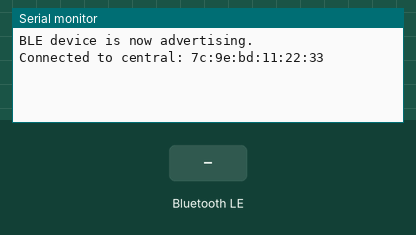
The sketch below on a simulated Arduino Nano 33 IoT. On the bench: the last lines printed to the serial monitor. The inputs (shaded band) are chosen by the test bench. Nothing arrives over Bluetooth unless stated; a phone connects over Bluetooth LE 3 s after start.

Above: at 3.8 s.
3.9 s: Bluetooth LE write "1" received
At 4.8 s:
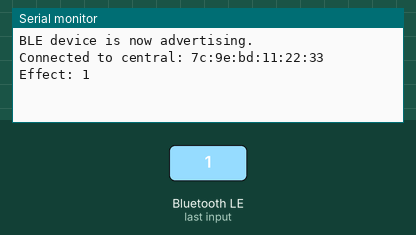
5.4 s: Bluetooth LE write "0" received
At 5.9 s:
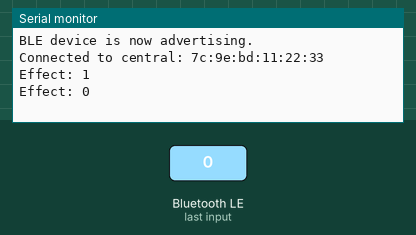

Measured:
- after the input at 3.9 s, the serial monitor: prints a new line at once (image 1)
- after the input at 5.4 s, the serial monitor: prints a new line at once (image 2)

The sketch:

V1_arduinoCode_workingApp.ino
```cpp
/*
  GDG Arduino LED Strip Tree Controller

  This sketch uses the ArduinoBLE library to create a Bluetooth Low Energy (BLE) device
  that controls LED effects through BLE characteristics for color and effect, with outputs printed to the serial monitor only when new RGB values are set.

  Author: Leonardo Cavagnis
*/

#include <ArduinoBLE.h>

#define OFF_EFFECT      0
#define STEADY_EFFECT   1
#define BLINK_EFFECT    2
#define ALTBLINK_EFFECT 3
#define GDG_EFFECT      4

BLEService            ledService                  ("1e03ce00-b8bc-4152-85e2-f096236d2833");
BLECharacteristic     ledColorCharacteristic      ("1e03ce01-b8bc-4152-85e2-f096236d2833", BLERead | BLEWrite, 3);
BLEByteCharacteristic ledEffectCharacteristic     ("1e03ce02-b8bc-4152-85e2-f096236d2833", BLERead | BLEWrite);

// ya so i dont think arduino is sending any data
//// okey I understand , now I need to chec how to receive the data give me one second to check?
//ok
// can you push this code


byte ledColor[3] = {255, 0, 0};  // Initial RGB color
byte prevColor[3] = {255, 0, 0}; // To track previous color state
byte ledEffect = STEADY_EFFECT;

void setup() {
  Serial.begin(9600);
  while (!Serial);

  // BLE initialization
  if (!BLE.begin()) {
    Serial.println("Starting BLE module failed!");
    while (1);
  }

  // set advertised local name and service UUID
  BLE.setLocalName("USER-1");
  BLE.setAdvertisedService(ledService);
  BLE.advertise();

  // add the characteristics to the service
  ledService.addCharacteristic(ledColorCharacteristic);
  ledService.addCharacteristic(ledEffectCharacteristic);

  // add ledService service
  BLE.addService(ledService);

  // set the initial value for the characteristics
  ledColorCharacteristic.writeValue(ledColor, 3);
  ledEffectCharacteristic.writeValue(ledEffect);

  // start advertising
  BLE.advertise();

  Serial.println("BLE device is now advertising.");
}

void loop() {
  // listen for BLE peripherals to connect
  BLEDevice central = BLE.central();


  // if a central is connected to peripheral
  if (central) {
    Serial.print("Connected to central: ");
    Serial.println(central.address());

    while (central.connected()) {
      // Check ledColor characteristic write
      if (ledColorCharacteristic.written()) {
        if (ledColorCharacteristic.valueLength() == 3) {
          ledColorCharacteristic.readValue(ledColor, 3);

          // Check if the new color is different from the previous color
          if (ledColor[0] != prevColor[0] || ledColor[1] != prevColor[1] || ledColor[2] != prevColor[2]) {
            Serial.print("New Color Set: ");
            Serial.print(ledColor[0], HEX);
            Serial.print(", ");
            Serial.print(ledColor[1], HEX);
            Serial.print(", ");
            Serial.println(ledColor[2], HEX);

            // Update previous color
            prevColor[0] = ledColor[0];
            prevColor[1] = ledColor[1];
            prevColor[2] = ledColor[2];
          }
        }
      }

      // Check ledEffect characteristic write
      if (ledEffectCharacteristic.written()) {
        ledEffect = ledEffectCharacteristic.value();

        Serial.print("Effect: ");
        Serial.println(ledEffect, HEX);
      }
    }
  }
}
```
